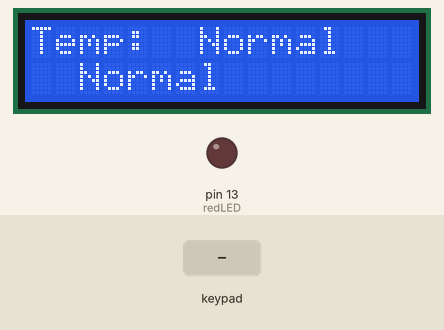
The sketch below on a simulated Arduino Uno, built with avr-gcc and run on an emulated ATmega328P. Parts: 16×2 character LCD, output pins drawn as LEDs (lit = HIGH). The inputs (shaded band) are chosen by the test bench. Pins used as bus, display or sensor lines are not drawn.

Above: at 1.2 s.
1.3 s: key '#' pressed
At 3.6 s:
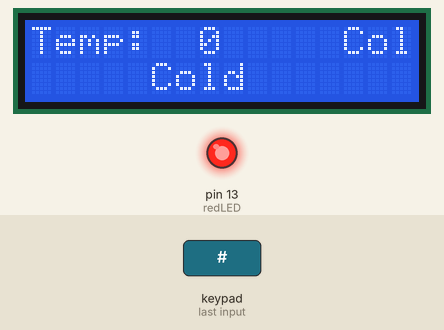
4.5 s: keypad keys 2 3 4 5 pressed 1.371 s apart
At 6.5 s:
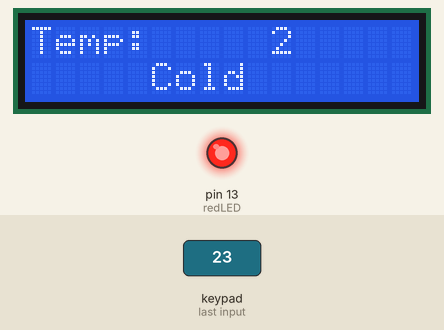
11.4 s: key 'C' pressed
15.4 s: key '#' pressed
19.4 s: keypad keys 7 8 9 1 0 pressed 1.371 s apart
At 23.9 s:
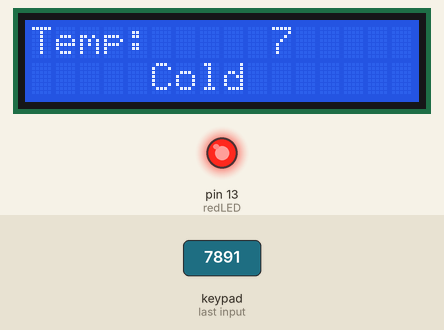
27.7 s: key '#' pressed
At 38.9 s:
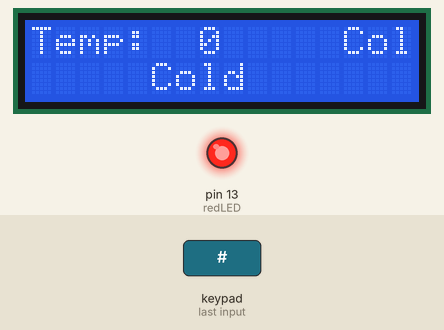
Timing chart, 0 to 39.6 s (numbered marks = the images above; inputs shaded):
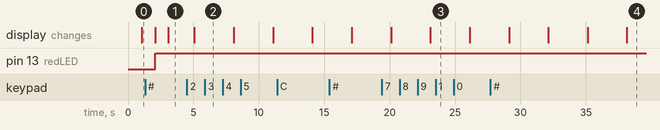

Measured:
- after the input at 1.3 s, pin 13 (redLED): LOW → HIGH after 0.77 s; the display: first changes after 0.77 s (image 1 shows a later state)
- after the input at 4.5 s, the display: changes after 0.58 s (image 2)
- after the input at 19.4 s, the display: first differs from a run without the input after 3.7 s (image 3)
- after the input at 27.7 s, the display: first differs from a run without the input after 10.4 s (image 4)

The sketch:

Air_Conditioning_Simulation.ino
```cpp
#include <LiquidCrystal.h>  // Include LiquidCrystal library for LCD
#include <Keypad.h>         // Include Keypad library for keypad

const byte ROWS = 4;  // Number of rows in the keypad
const byte COLS = 4;  // Number of columns in the keypad
char keys[ROWS][COLS] = {
  { '7', '8', '9', 'A' },
  { '4', '5', '6', 'B' },
  { '1', '2', '3', 'C' },
  { '*', '0', '#', 'D' }
};  // Keypad layout definition

byte rowPins[ROWS] = { 2, 3, 4, 5 };   // Pins connected to keypad rows
byte colPins[COLS] = { 7, 8, 9, 10 };  // Pins connected to keypad columns
Keypad keypad = Keypad(makeKeymap(keys), rowPins, colPins, ROWS, COLS);

#define redLED 13    // Pin connected to the red LED
#define greenLED 12  // Pin connected to the green LED
#define blueLED 11   // Pin connected to the blue LED

const int rs = 12, en = 11, d4 = 6, d5 = 4, d6 = 3, d7 = 2;
LiquidCrystal lcd(rs, en, d4, d5, d6, d7);  // LCD pin connections (adjust as needed)

int temperature = 28;  // Initial temperature value (replace with sensor reading)
char pressedKey;       // Stores the pressed key

void setup() {
  pinMode(redLED, OUTPUT);
  pinMode(greenLED, OUTPUT);
  pinMode(blueLED, OUTPUT);

  lcd.begin(16, 2);     // Initialize LCD with 16 columns and 2 rows
  lcd.clear();          // Clear LCD display
  lcd.print("Temp: ");  // Display "Temp:" message on LCD
  lcd.setCursor(5, 0);  // Set cursor position for temperature value
}

void loop() {
  pressedKey = keypad.getKey();  // Check for pressed key

  // Declare tempString inside the loop function
  String tempString = "";

  if (pressedKey) {
    // Check if a number key is pressed
    if (isdigit(pressedKey)) {
      // Add the pressed number to tempString
      tempString += pressedKey;
      // Update LCD to display the current input (optional)
      lcd.setCursor(5, 0);
      lcd.print("     ");  // Clear previous input (more spaces for longer numbers)
      lcd.print(tempString);
    } else if (pressedKey == 'C') {
      // Handle 'C' for clearing the input
      tempString = "";
      lcd.setCursor(5, 0);
      lcd.print("     ");
    } else if (pressedKey == '#') {
      // Handle '#' to confirm and convert the string to an integer
      temperature = atoi(tempString.c_str());
      tempString = "";  // Clear the temporary string
      lcd.setCursor(5, 0);
      lcd.print("  ");  // Clear previous input (less space for final value)
      lcd.print(temperature);
    }
  }

  // Determine LED state based on temperature
  if (temperature >= 25 && temperature <= 30) {
    // Normal temperature (green LED)
    digitalWrite(redLED, LOW);
    digitalWrite(greenLED, HIGH);
    digitalWrite(blueLED, LOW);
    lcd.print("  Normal");  // Display "Normal" on LCD (second line)
  } else if (temperature < 25) {
    // Cold temperature (red LED)
    digitalWrite(redLED, HIGH);
    digitalWrite(greenLED, LOW);
    digitalWrite(blueLED, LOW);
    lcd.print("     Cold");  // Display "Cold" on LCD (second line)
  } else {
    // Hot temperature (blue LED)
    digitalWrite(redLED, LOW);
    digitalWrite(greenLED, LOW);
    digitalWrite(blueLED, HIGH);
    lcd.print("     Hot");  // Display "Hot" on LCD (second line)
  }

  lcd.setCursor(0, 1);  // Set cursor for status message (optional)
  // lcd.print("Status message");  // Uncomment for additional messages

  delay(1000);  // Delay between checks (adjust as needed)
}
```
